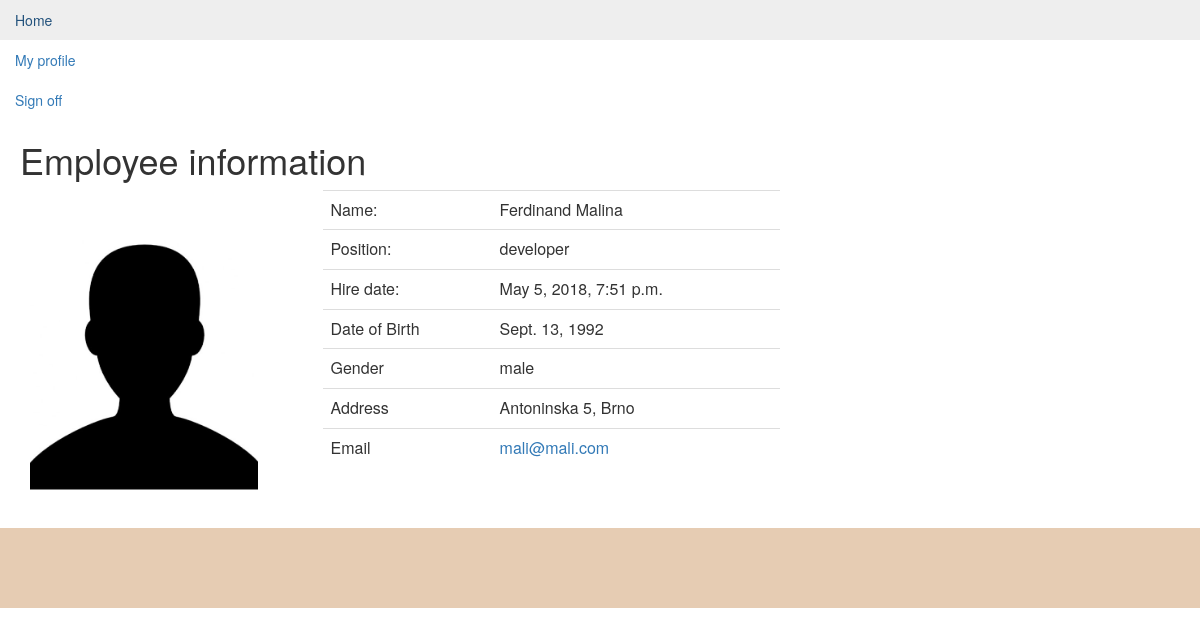
Page /dp/employee/11 (signed in) on the earlier database version.
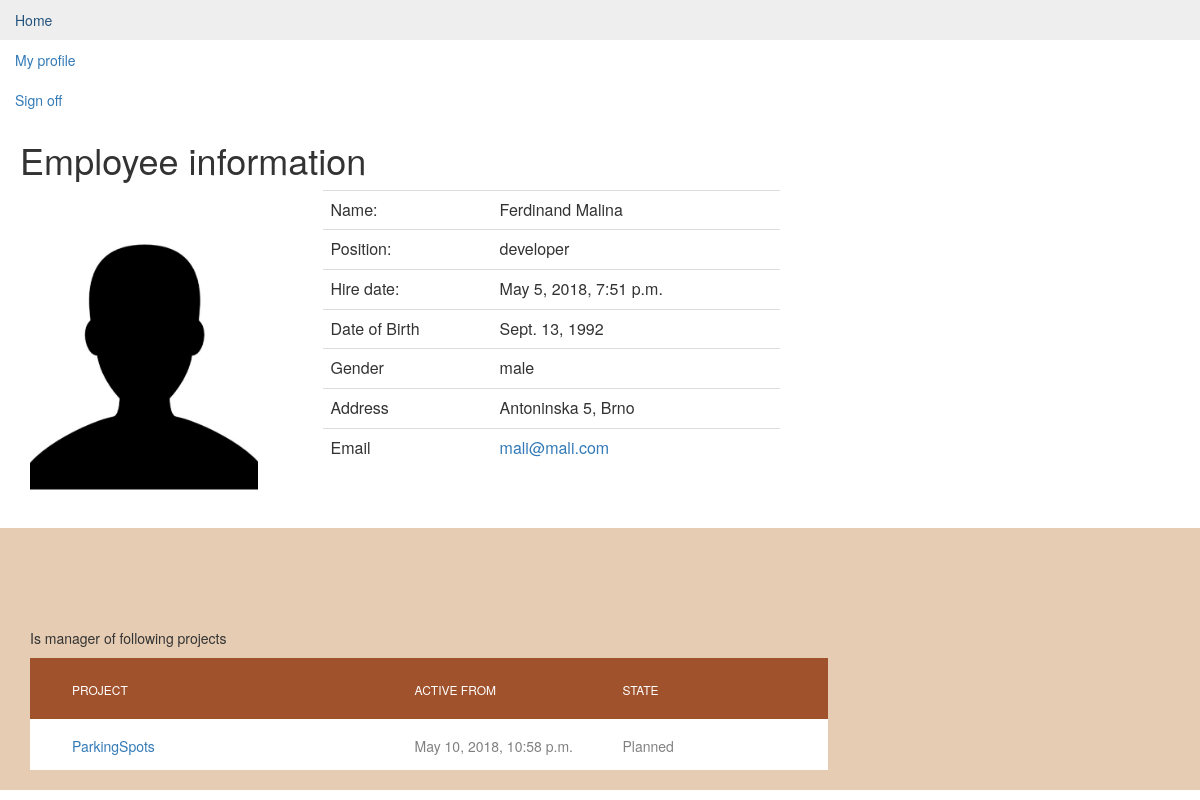
Same page on the later database version.
### dp/models.py (models this page shows, shortened)
class Project(models.Model):
    portfolio = models.ForeignKey(Portfolio, on_delete=models.SET_NULL, null=True, blank=True)
    project_name = models.TextField()
    description = models.CharField(max_length=200)
    plan_budget = models.DecimalField(max_digits=15, decimal_places=2, null=True, blank=True)
    used_budget = models.DecimalField(max_digits=15, decimal_places=2, default=0)
    manhours = models.DecimalField(max_digits=15, decimal_places=0, null=True, blank=True)
    pub_date = models.DateTimeField (auto_now_add=True)
    start_date = models.DateField ('date of start', null=True, blank=True)
    deadline = models.DateField ('date of deadline', null=True, blank=True)
    possible_income = models.DecimalField(max_digits=15, decimal_places=2, null=True, blank=True)
    complexity = models.CharField(max_length=1, choices=COMPLEXITY_VALUES, null=True)
    type = models.CharField(max_length=1, choices=TYPE_VALUES, null=True)
    urgency = models.CharField(max_length=1, choices=PRIORITY_VALUES, null=True)
    importance = models.CharField(max_length=1, choices=PRIORITY_VALUES, null=True)
    STATE_VALUES = (
        ('1', 'Planned'),
        ('2', 'Ongoing'),
        ('3', 'Finished'),
        ('4', 'Interrupted'),
        ('5', 'Stopped'),
    )
    state = models.CharField(max_length=1, choices=STATE_VALUES, default=1)
    progress = models.DecimalField(max_digits=3, decimal_places=2, default=0,
                                   validators=[MaxValueValidator(1.00), MinValueValidator(0.00)])
    project_manager = models.ForeignKey(Employee, on_delete=models.SET_NULL, null=True, blank=True)

### dp/views.py (the view)
# urls.py: path('employee/<int:employee_id>', views.employee_detail, name='employee_detail'),
@login_required
def employee_detail(request, employee_id):
    employee = get_object_or_404(Employee, pk=employee_id)
    return render(request, 'dp/employee_detail.html',
                  {'employee': employee, 'error_message': "You didn't select a choice."})

### templates/dp/employee_detail.html (shortened to what the changed rows need)
{% extends "dp/base.html" %}
{% block title %}
    <h1>Employee information</h1>
{% endblock %}
{% block content %}
    {% load static %}
    <link rel="stylesheet" type="text/css" href="{% static 'dp/css/index.css' %}"/>
    <div class="limiter">
        <div class="container-table100">
            <div class="wrap-table100">
                <br>
                <br>
                {% if employee.project_set.all %}
                    <br>
                    <br>
                    Is manager of following projects
                    <div class="table100 ver1 m-b-110">
                        <table data-vertable="ver1">
                            <thead>
                            <tr class="row100 head">
                                <th class="column100 column1" data-column="column1">Project</th>
                                <th class="column100 column2" data-column="column2">Active from</th>
                                <th class="column100 column3" data-column="column3">State</th>
                            </tr>
                            </thead>
                            <tbody>
                            <ul>
                                {% for project in employee.project_set.all %}
                                    <tr class="row100">
                                        <td class="column100 column1" data-column="column1">
                                            <a href="{% url 'dp:project_detail' project.id %}">{{ project.project_name }}</a>
                                        </td>
                                        <td class="column100 column2" data-column="column2">
                                            {{ project.pub_date }}
                                        </td>
                                        <td class="column100 column3" data-column="column3">
                                            {{ project.get_state_display }}
                                        </td>
                                    </tr>
                                {% endfor %}
                            </ul>
                            </tbody>
                        </table>
                    </div>
                {% endif %}
            </div>
        </div>
    </div>
{% endblock %}

Differences in the rows shown:
added Project: project_name "ParkingSpots", pub_date "May 10, 2018, 10:58 p.m.", state "Planned"
Other differences:
text now shown: "Is manager of following projects PROJECT ACTIVE FROM STATE"
